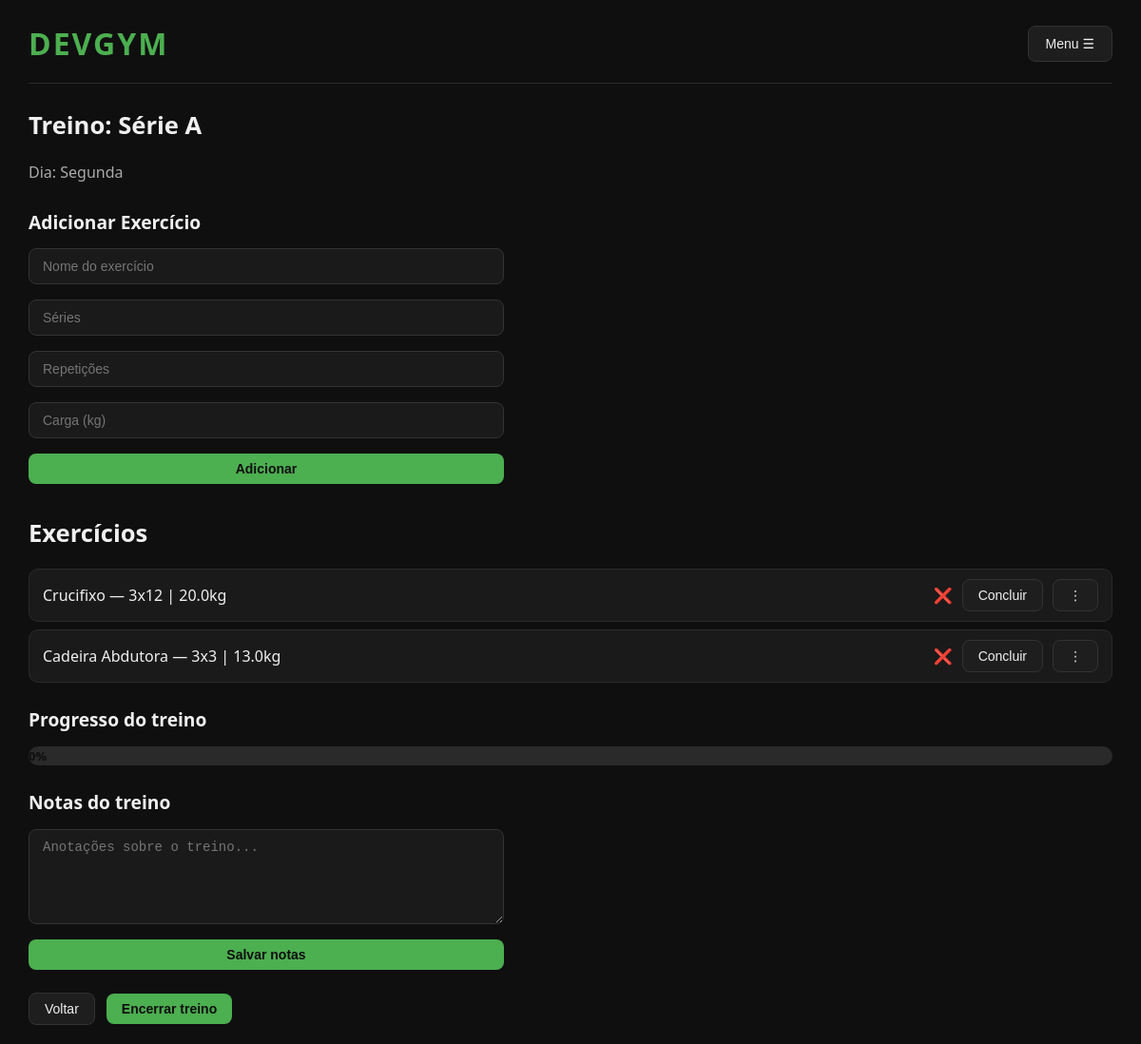
The page /treino/1 (signed in) on the database its author committed.
### Projeto academia/app.py (models this page shows)
class Treino(db.Model):
    id = db.Column(db.Integer, primary_key=True)
    dia_semana = db.Column(db.String(20), nullable=False)
    nome = db.Column(db.String(100), nullable=False)
    usuario_id = db.Column(db.Integer, db.ForeignKey('usuario.id'), nullable=False)
    data_criacao = db.Column(db.DateTime, default=datetime.utcnow)
    ativo = db.Column(db.Boolean, default=True)
    notas = db.Column(db.Text, default="")
    exercicios = db.relationship('Exercicio', backref='treino', cascade="all, delete-orphan")

class Exercicio(db.Model):
    id = db.Column(db.Integer, primary_key=True)
    nome = db.Column(db.String(100), nullable=False)
    treino_id = db.Column(db.Integer, db.ForeignKey('treino.id'), nullable=False)
    concluido = db.Column(db.Boolean, default=False)
    series = db.Column(db.Integer, default=3)
    repeticoes = db.Column(db.Integer, default=10)
    carga = db.Column(db.Float, default=0.0)
    ordem = db.Column(db.Integer, default=0)

### Projeto academia/app.py (the view, shortened to what this page needs)
@app.route('/treino/<int:treino_id>', methods=['GET', 'POST'])
def treinos_detalhes(treino_id):
    if 'usuario_id' not in session:
        return redirect('/login')
    treino = Treino.query.filter_by(id=treino_id,usuario_id=session['usuario_id']).first_or_404()
    exercicios = Exercicio.query.filter_by(treino_id=treino_id).order_by(Exercicio.ordem).all()
    total = len(exercicios)
    feitos = sum(1 for e in exercicios if e.concluido)
    progresso = int((feitos / total) * 100) if total > 0 else 0
    return render_template('treino_detalhes.html', treino=treino, exercicios=exercicios, progresso=progresso)

### Projeto academia/templates/treino_detalhes.html (shortened to what this page needs)
{% extends 'base.html' %}
{% block content %}
<h2>Treino: {{ treino.nome }}</h2>
<p>Dia: {{ treino.dia_semana }}</p>
<h3 style="margin-top: 24px;">Adicionar Exercício</h3>
<form action="{{ url_for('treinos_detalhes', treino_id=treino.id) }}" method="post" style="max-width: 500px;">
    <input type="text" name="nome_exercicio" placeholder="Nome do exercício" required>
    <input type="number" name="series" placeholder="Séries" min="1">
    <input type="number" name="repeticoes" placeholder="Repetições" min="1">
    <input type="number" name="carga" placeholder="Carga (kg)" min="0" step="0.5">
    <button type="submit">Adicionar</button>
</form>
<h2 style="margin-top: 32px;">Exercícios</h2>
<div id="lista-exercicios">
{% for exercicio in exercicios %}
<div class="exercicio-item" data-id="{{ exercicio.id }}">
    <span style="flex: 1; color: #f0f0f0;">
        {{ exercicio.nome }} — {{ exercicio.series }}x{{ exercicio.repeticoes }} | {{ exercicio.carga }}kg
    </span>
    <span id="icone-{{ exercicio.id }}">{% if exercicio.concluido %}✔{% else %}❌{% endif %}</span>
    <button type="button" id="btn-concluir-{{ exercicio.id }}"
        data-id="{{ exercicio.id }}"
        onclick="concluirExercicio(this)">
        {% if exercicio.concluido %}Desmarcar{% else %}Concluir{% endif %}
    </button>
    <div class="dropdown">
        <button type="button" onclick="toggleDropdown('menu-{{ exercicio.id }}')">⋮</button>
    </div>
</div>
{% endfor %}
</div>
<h3 style="margin-top: 24px;">Progresso do treino</h3>
<div class="progress">
    <div class="progress-bar" style="width: {{ progresso }}%;">{{ progresso }}%</div>
</div>
<h3 style="margin-top: 24px;">Notas do treino</h3>
<form action="/treino/{{ treino.id }}/notas" method="post" style="max-width: 500px;">
    <textarea name="notas" placeholder="Anotações sobre o treino...">{{ treino.notas }}</textarea>
    <button type="submit">Salvar notas</button>
</form>
<div style="display: flex; gap: 12px; margin-top: 24px; align-items: center;">
    <a href="/" style="text-decoration:none;"><button>Voltar</button></a>
    <form action="/treino/{{ treino.id }}/encerrar" method="post">
        <button type="submit" style="background-color: #4CAF50; color: #0f0f0f; border: none; font-weight: 600;">Encerrar treino</button>
    </form>
</div>
{% endblock %}

### Projeto academia/templates/base.html (shortened to what this page needs)
<!DOCTYPE html>
<html>
<head>
    <link rel="stylesheet" href="{{ url_for('static', filename='style.css') }}">
</head>
<body>
<div class="navbar">
    <h1>DEVGYM</h1>
    <div class="dropdown">
        <button class="menu-btn" onclick="toggleMenu()">Menu ☰</button>
    </div>
</div>
<hr>
{% block content %}{% endblock %}
</body>
</html>

### Projeto academia/static/style.css (style rules this page uses)
* { margin: 0; padding: 0; box-sizing: border-box; }
body { background-color: #0f0f0f; color: #f0f0f0; font-family: 'Segoe UI', sans-serif; font-size: 16px; line-height: 1.6; padding: 20px 30px; }
h1, h2, h3, h4 { color: #f0f0f0; font-weight: 600; }
h1 { font-size: 2.5rem; }
h2 { font-size: 1.6rem; margin-bottom: 16px; }
h3 { font-size: 1.2rem; margin-bottom: 12px; }
p { color: #aaa; margin-bottom: 8px; }
a { color: #4CAF50; text-decoration: none; }
hr { border: none; border-top: 1px solid #2a2a2a; margin: 16px 0 24px; }
.navbar { display: flex; justify-content: space-between; align-items: center; margin-bottom: 0; }
.navbar h1 { font-size: 2rem; color: #4CAF50; letter-spacing: 2px; }
.dropdown { position: relative; display: inline-block; }
.menu-btn { background-color: #1e1e1e; color: #f0f0f0; padding: 10px 18px; border: 1px solid #333; cursor: pointer; font-size: 14px; border-radius: 8px; transition: background 0.2s; }
button { background-color: #1e1e1e; color: #f0f0f0; border: 1px solid #333; padding: 8px 16px; border-radius: 8px; cursor: pointer; font-size: 14px; transition: background 0.2s, border-color 0.2s; }
button[type="submit"] { background-color: #4CAF50; color: #0f0f0f; border: none; font-weight: 600; }
input[type="text"], input[type="email"], input[type="password"], input[type="number"], textarea, select { background-color: #1a1a1a; color: #f0f0f0; border: 1px solid #333; border-radius: 8px; padding: 10px 14px; font-size: 14px; width: 100%; transition: border-color 0.2s; margin-bottom: 8px; }
textarea { resize: vertical; min-height: 100px; }
form { display: flex; flex-direction: column; gap: 8px; }
.progress { background-color: #2a2a2a; border-radius: 10px; overflow: hidden; height: 20px; margin-top: 8px; }
.progress-bar { height: 100%; background-color: #4CAF50; color: #0f0f0f; font-weight: bold; text-align: center; font-size: 13px; line-height: 20px; border-radius: 10px; transition: width 0.4s ease; }
.exercicio-item { display: flex; align-items: center; gap: 10px; background: #1a1a1a; border: 1px solid #2a2a2a; border-radius: 10px; padding: 10px 14px; margin-bottom: 8px; cursor: grab; }

### rows shown on the page
Treino: nome "Série A", dia_semana "Segunda"
Exercicio: nome "Crucifixo", series "3", repeticoes "12", carga "20.0", concluido "Concluir"
Exercicio: nome "Cadeira Abdutora", series "3", repeticoes "3", carga "13.0", concluido "Concluir"

### other values the page prints
{{ progresso }} "0"
